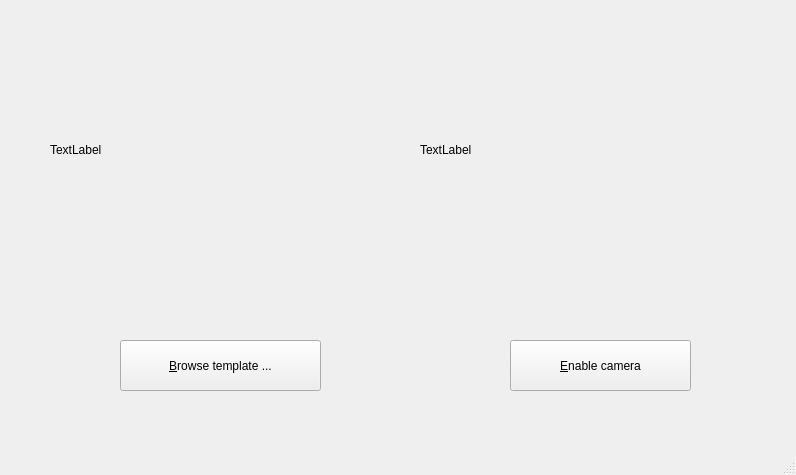
<?xml version="1.0" encoding="UTF-8"?>
<ui version="4.0">
 <class>MainWindow</class>
 <widget class="QMainWindow" name="MainWindow">
  <property name="geometry">
   <rect>
    <x>0</x>
    <y>0</y>
    <width>796</width>
    <height>475</height>
   </rect>
  </property>
  <property name="windowTitle">
   <string>SIFT Demo</string>
  </property>
  <widget class="QWidget" name="centralwidget">
   <widget class="QPushButton" name="browse_button">
    <property name="geometry">
     <rect>
      <x>120</x>
      <y>340</y>
      <width>201</width>
      <height>51</height>
     </rect>
    </property>
    <property name="text">
     <string>&amp;Browse template ...</string>
    </property>
   </widget>
   <widget class="QPushButton" name="toggle_cam_button">
    <property name="geometry">
     <rect>
      <x>510</x>
      <y>340</y>
      <width>181</width>
      <height>51</height>
     </rect>
    </property>
    <property name="text">
     <string>&amp;Enable camera</string>
    </property>
   </widget>
   <widget class="QLabel" name="template_label">
    <property name="geometry">
     <rect>
      <x>50</x>
      <y>30</y>
      <width>320</width>
      <height>240</height>
     </rect>
    </property>
    <property name="text">
     <string>TextLabel</string>
    </property>
   </widget>
   <widget class="QLabel" name="live_image_label">
    <property name="geometry">
     <rect>
      <x>420</x>
      <y>30</y>
      <width>320</width>
      <height>240</height>
     </rect>
    </property>
    <property name="text">
     <string>TextLabel</string>
    </property>
   </widget>
  </widget>
  <widget class="QMenuBar" name="menubar">
   <property name="geometry">
    <rect>
     <x>0</x>
     <y>0</y>
     <width>796</width>
     <height>22</height>
    </rect>
   </property>
  </widget>
  <widget class="QStatusBar" name="statusbar"/>
 </widget>
 <resources/>
 <connections/>
</ui>
